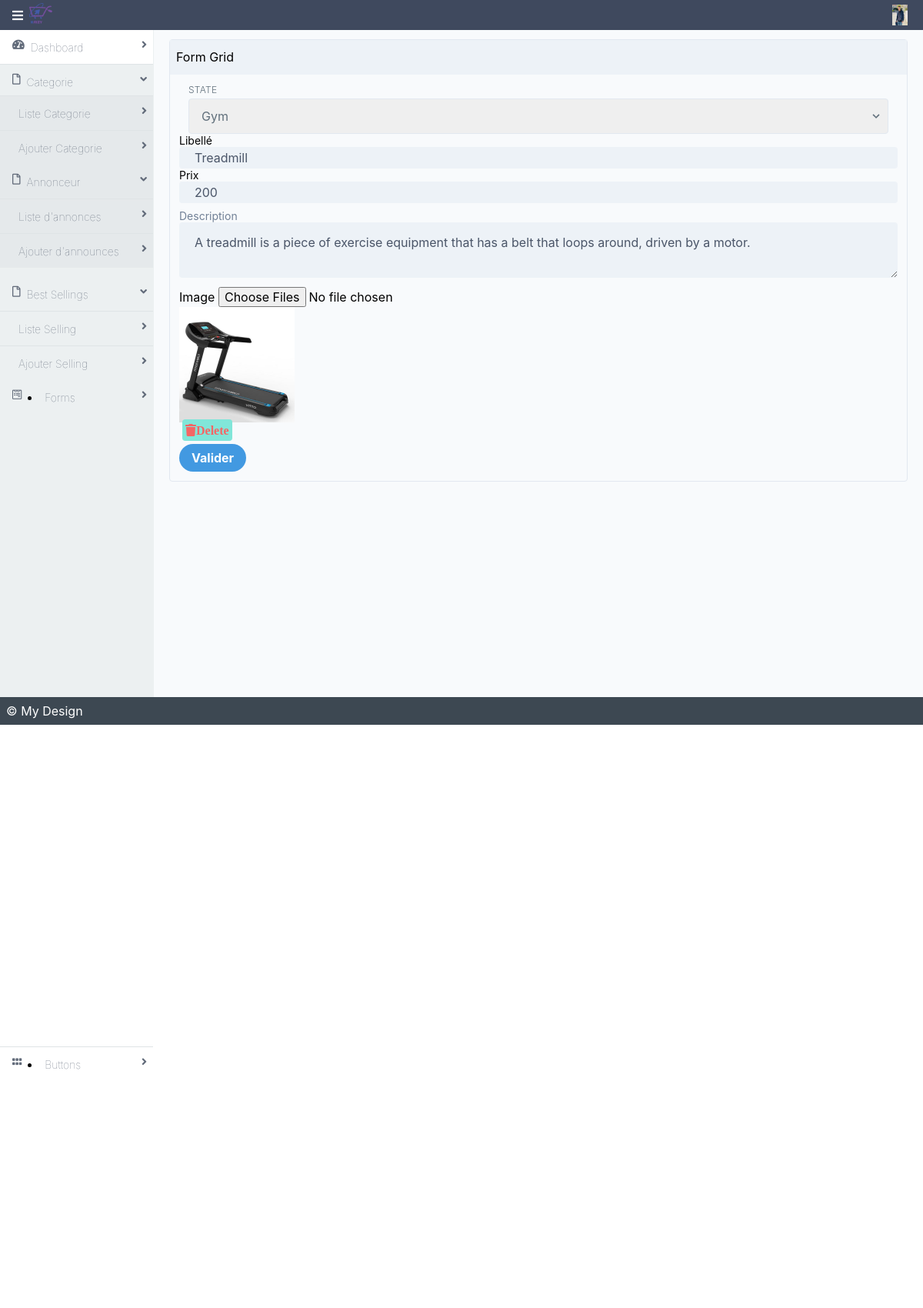
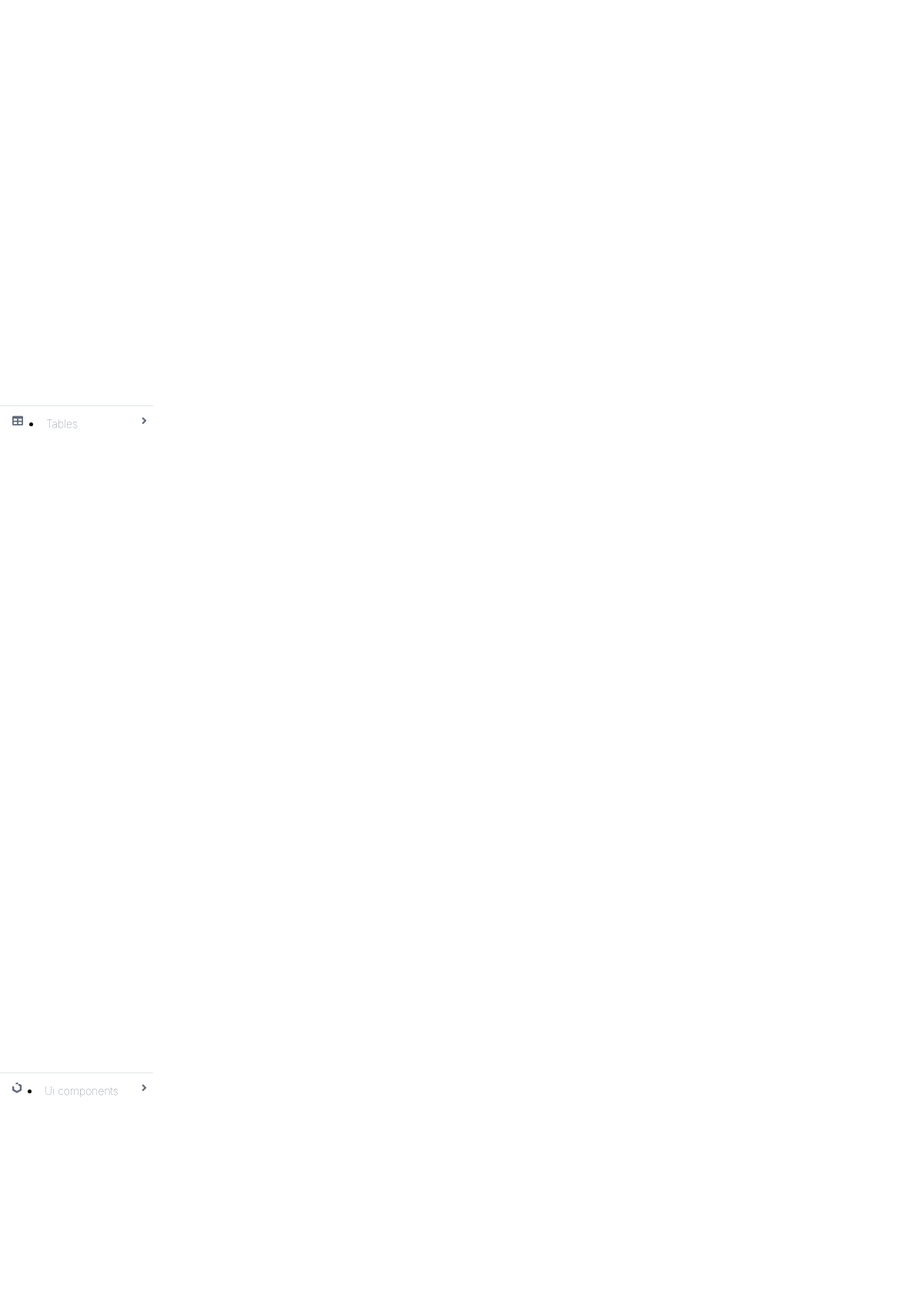
/backoffice/modifier-selling.php?id=5 (upper part), run on the app's committed database (2 pictures, top to bottom).
### tables this page shows
CREATE TABLE `selling` (
  `id_s` int(11) NOT NULL,
  `libelle_s` varchar(50) NOT NULL,
  `description_s` text NOT NULL,
  `prix_s` float NOT NULL,
  `id_cat` int(11) NOT NULL
);

CREATE TABLE `images_selling` (
  `id_img` int(11) NOT NULL,
  `libelle_img` varchar(120) NOT NULL,
  `id_s` int(11) NOT NULL
);

### backoffice/modifier-selling.php (the view, shortened to what this page needs)
<?php
include "connexion.php";
$id =$_GET['id'];
$query = "SELECT * FROM `selling` where id_s=$id ";
$exec = mysqli_query($conn,$query);
$array = mysqli_fetch_array($exec);
$id_s 			= $array['id_s'];
$libelle_s 		= $array['libelle_s'];
$prix_s 		= $array['prix_s'];
$description_s 	= $array['description_s'];
$id_cat 		= $array['id_cat'];
function categoryTree($idp, $parent_id = 0, $sub_mark = ''){
    $conn = mysqli_connect('localhost','root','','project');
    $query = $conn->query("SELECT * FROM categories WHERE id_parent = $parent_id ORDER BY libelle_c ASC");
    if($query->num_rows > 0){
        while($row = $query->fetch_assoc()){
			if($idp == $row['id_c']){ $sel="selected='selected'";}else{ $sel="";}
            echo '<option value="'.$row['id_c'].'" '.$sel.' >'.$sub_mark.$row['libelle_c'].'</option>';
            categoryTree($idp,$row['id_c'], $sub_mark.'- ');
        }
    }
}
?>
<!DOCTYPE html>
<html lang="en">
<head>
    <link rel="stylesheet" href="./dist/styles.css">
    <link rel="stylesheet" href="./dist/all.css">
</head>
<body>
<div class="mx-auto bg-grey-lightest">
    <div class="min-h-screen flex flex-col">
        <?php include "navbar.php"; ?>
        <div class="flex flex-1">
            <?php include "sidebar.php" ?>
            <main class="bg-white-500 flex-1 p-3 overflow-hidden">
                <div class="flex flex-col">
                    <div class="flex flex-1  flex-col md:flex-row lg:flex-row mx-2">
                        <div class="mb-2 border-solid border-gray-300 rounded border shadow-sm w-full">
                            <div class="bg-gray-200 px-2 py-3 border-solid border-gray-200 border-b">
                                Form Grid
                            </div>
                            <div class="p-3">
                                <form class="w-full" action="" method="POST" enctype="multipart/form-data">
      <div class="w-full md:w-3/3 px-3 mb-6 md:mb-0">
                <label class="block uppercase tracking-wide text-grey-darker text-xs font-light mb-1"
                       for="grid-state">
                    State
                </label>
            <div class="relative">
                    <select class="block appearance-none w-full bg-grey-200 border border-grey-200 text-grey-darker py-3 px-4 pr-8 rounded leading-tight focus:outline-none focus:bg-white focus:border-grey" name="idcat"
                            id="grid-state">
                         <?php categoryTree($id_cat); ?>
                    </select>
                    <div class="pointer-events-none absolute inset-y-0 right-0 flex items-center px-2 text-grey-darker">
                    </div>
                </div>
            </div>
            <div class="">
<label class="block text-sm text-gray-00" for="cus_name">Libellé</label>
<input class="w-full px-5 py-1 text-gray-700 bg-gray-200 rounded" id="cus_name" name="lib" type="text" required="" placeholder="Libellé" aria-label="Name" value="<?php echo $libelle_s; ?>">
</div>
        <div class="">
<label class="block text-sm text-gray-00" for="cus_name">Prix</label>
<input class="w-full px-5 py-1 text-gray-700 bg-gray-200 rounded" id="cus_name" name="px" type="text" required="" placeholder="Libellé" aria-label="Name" value="<?php echo $prix_s; ?>">
</div>
<div class="mt-2">
<label class="block text-sm text-gray-600" for="cus_email">Description</label>
<textarea class="w-full px-5  py-4 text-gray-700 bg-gray-200 rounded" id="cus_email" name="desc" type="text" required="" placeholder="Description" aria-label="Email">
<?php echo $description_s; ?>
</textarea>
</div>
        <div class="mt-2">
<label class="form-label" for="basic-default-fullname ">Image</label>
<input required type="file" class="form-control" id="basic-default-fullname"  name="image[]" multiple />
        </div>
        <p>
            <?php
$query_img 		= "SELECT * FROM `images_selling` where id_s=$id_s ";
$exec_img 		= mysqli_query($conn,$query_img);
while($array_img 		= mysqli_fetch_array($exec_img)){
$libelle_img 	= $array_img['libelle_img'];
$id_img 	= $array_img['id_img'];
?>
            <div class="icondelete" style="float:left;width:20%;">
							<img src="uploads/produits/<?php echo $libelle_img; ?>" alt="<?php echo $libelle_s; ?>"   style="width:150px;"/>
							<div class="">
								<a class="bg-teal-300 cursor-pointer rounded p-1 mx-1 text-red-500" href="?id=<?php echo $id; ?>&delete=<?php echo $id_img; ?>" >
                                <i class="fas fa-trash">Delete</i>
                                </a>
							</div>
						</div>
<?php } ?>
        </p>
         <button class="bg-blue-500 hover:bg-blue-800 text-white font-bold py-2 px-4 rounded-full mt-2" type="submit" name="submit">
        Valider
    </button>
    </form>
</div>
                        </div>
                    </div>
                </div>
            </main>
        </div>
        <footer class="bg-grey-darkest text-white p-2">
            <div class="flex flex-1 mx-auto">&copy; My Design</div>
        </footer>
    </div>
</div>
</body>
</html>

### data on the page
selling: lib "Treadmill", px "200", desc "A treadmill is a piece of exercise equipment that has a belt that loops around, driven by a motor."
images_selling: libelle_img (picture)

### other printed values
form field idcat "Gym"
